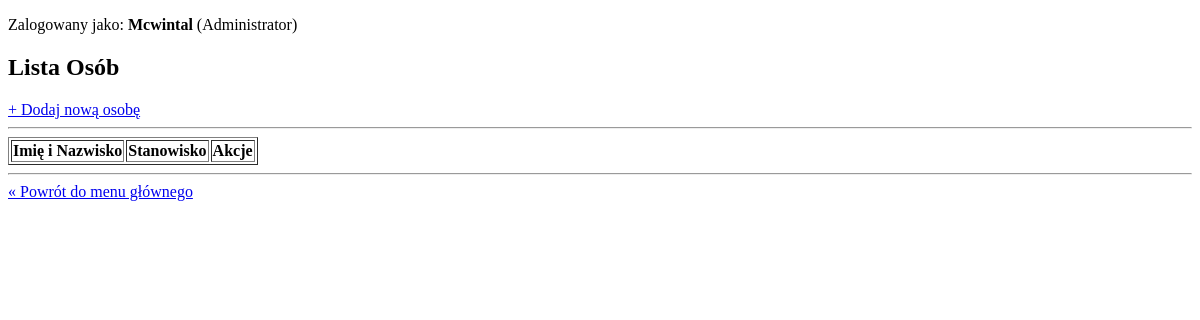
/wypozyczalnia_filmow/html/osoby/ (signed in), run on an earlier commit of the app's database.
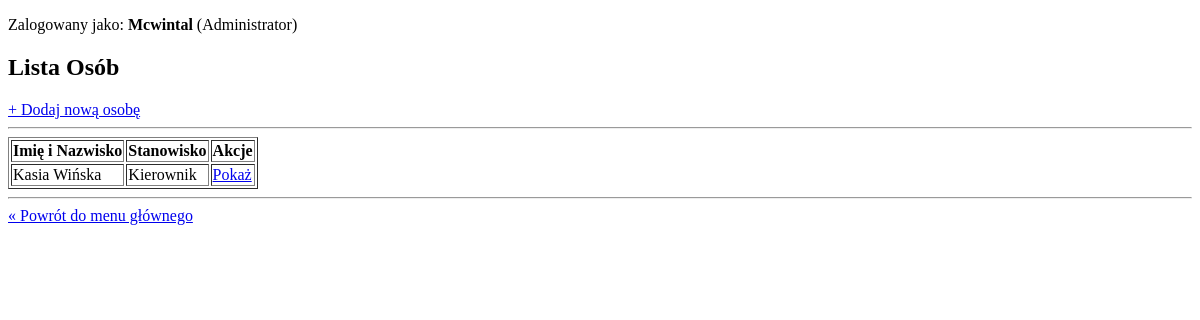
And on a later commit of the database.
### wypozyczalnia_filmow/models.py (models this page shows, shortened)
class Osoba(models.Model):
    PLEC_WYBOR = (
        ("K", "kobieta"),
        ("M", "mezczyzna"),
        ("I", "inna")
    )
    imie = models.CharField(max_length=50, blank = False, null = False)
    nazwisko = models.CharField(max_length=100, blank = False, null = False)
    plec = models.IntegerField(choices=PLCIE.choices, default=PLCIE.Inna)
    stanowisko = models.ForeignKey('Stanowisko', on_delete=models.CASCADE)
    data_dodania = models.DateField(auto_now_add=True, editable= False)
    wlasciciel = models.ForeignKey(User, on_delete = models.SET_NULL, null = True, default = 1)
    class Meta:
        ordering = ['nazwisko']
        verbose_name = "Osoba"
        verbose_name_plural = "Osoby"
        permissions = [
            ("can_view_other_persons", "Może przeglądać inne osoby"),
            ("change_osoba_owner", "Może zmienić właściciela rekordu"),
        ]

class Stanowisko(models.Model):
    nazwa = models.CharField(max_length=50, blank = False, null = False)
    opis = models.TextField(blank = True, null = True)
    class Meta:
        ordering = ['nazwa']
        verbose_name = "Stanowisko"
        verbose_name_plural = "Stanowiska"

### wypozyczalnia_filmow/views.py (the view)
# urls.py: path('html/osoby/', views.osoba_list_html, name='osoba-list-html'),
@user_passes_test(lambda u: u.is_superuser)
def osoba_list_html(request):
    osoby = Osoba.objects.all()
    return render(request, 'wypozyczalnia_filmow/osoba/list.html', {'osoby': osoby})

### wypozyczalnia_filmow/templates/wypozyczalnia_filmow/osoba/list.html (shortened to what this page needs)
<!DOCTYPE html>
<html lang="pl">
<head>
</head>
<body>
    <p>Zalogowany jako: <strong>{{ user.username }}</strong> (Administrator)</p>
    <h2>Lista Osób</h2>
    <a href="{% url 'osoba-create' %}">+ Dodaj nową osobę</a>
    <hr>
    <table border="1">
        <tr>
            <th>Imię i Nazwisko</th>
            <th>Stanowisko</th>
            <th>Akcje</th>
        </tr>
        {% for o in osoby %}
        <tr>
            <td>{{ o.imie }} {{ o.nazwisko }}</td>
            <td>{{ o.stanowisko.nazwa }}</td>
            <td><a href="{% url 'osoba-detail-html' o.id %}">Pokaż</a></td>
        </tr>
        {% endfor %}
    </table>
    <hr>
    <a href="{% url 'welcome' %}">« Powrót do menu głównego</a>
</body>
</html>

What changed in the data, as far as the page shows it:
added Osoba: imie "Kasia", nazwisko "Wińska", stanowisko.nazwa "Kierownik"
